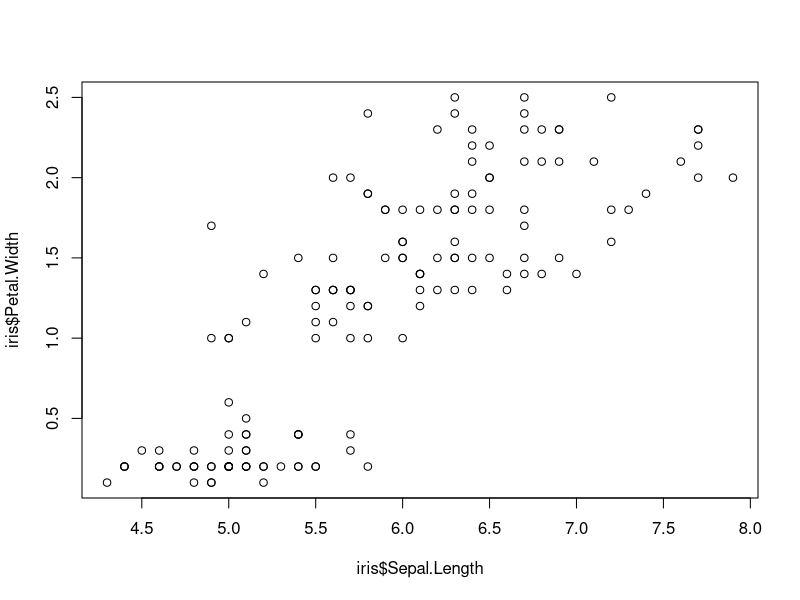
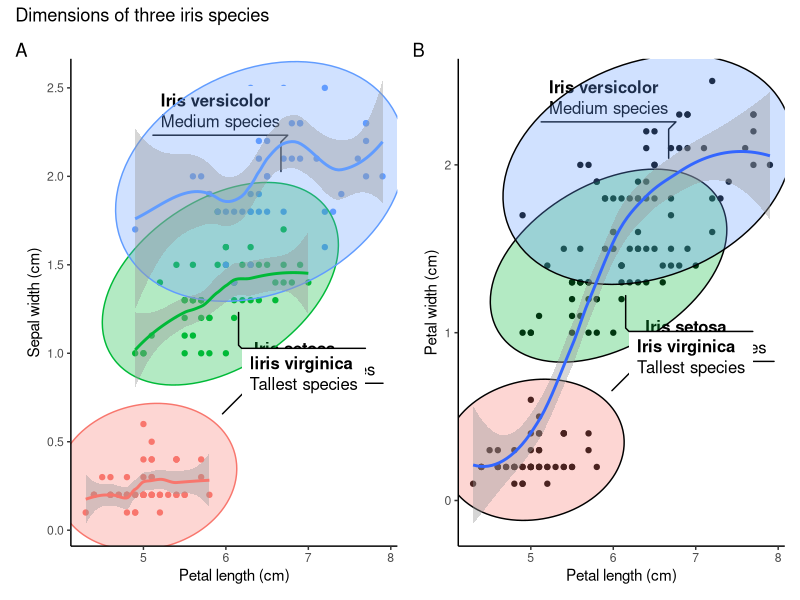
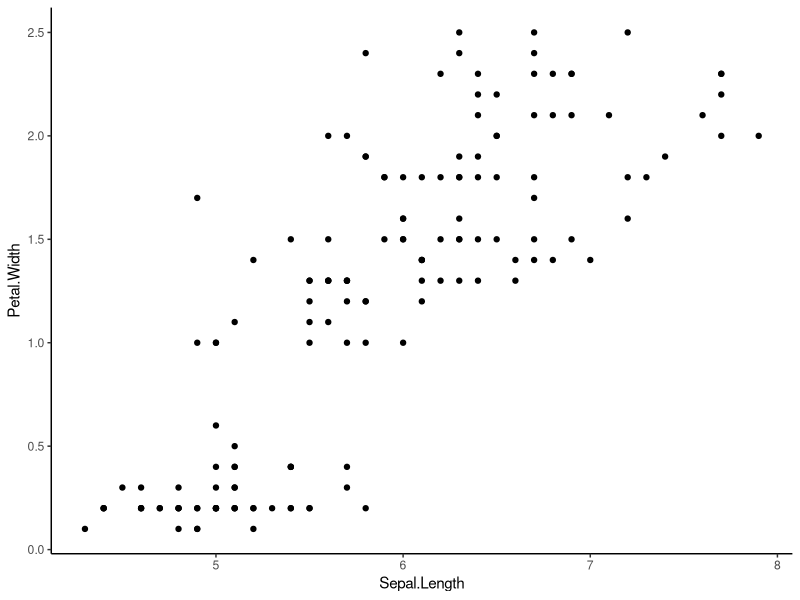
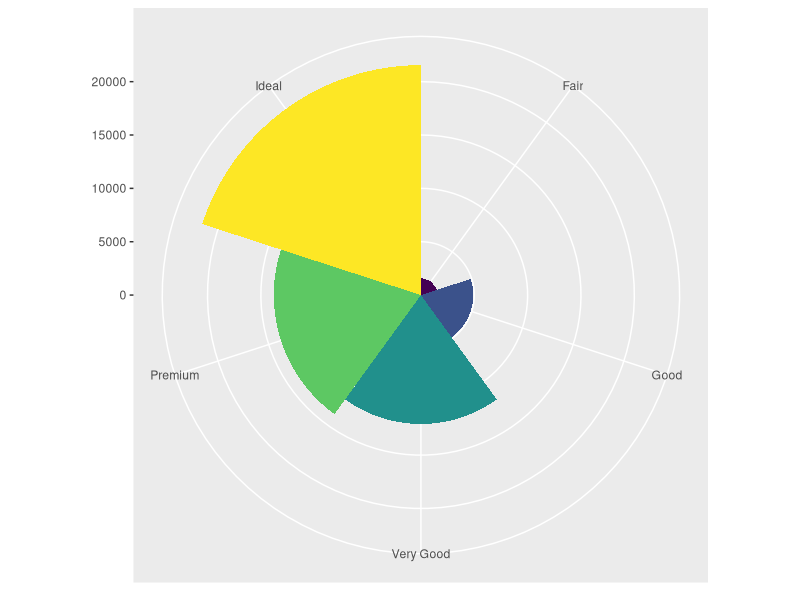
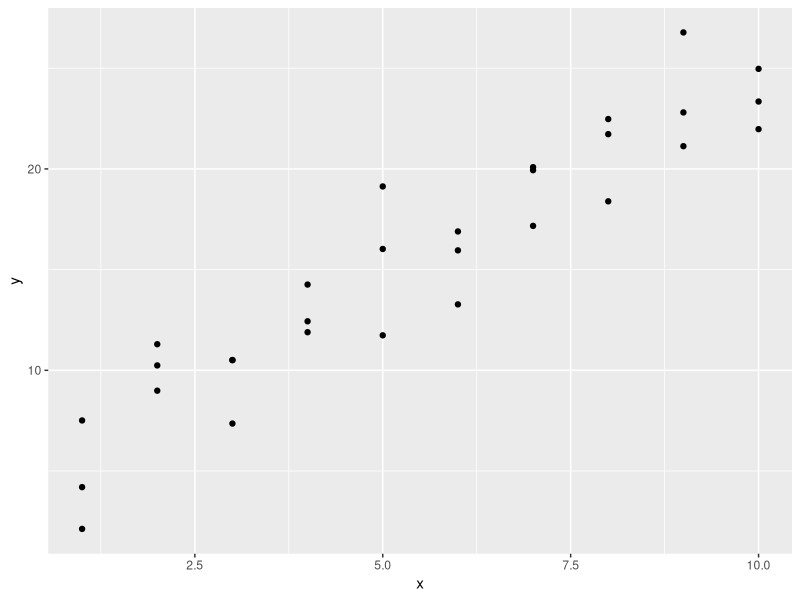
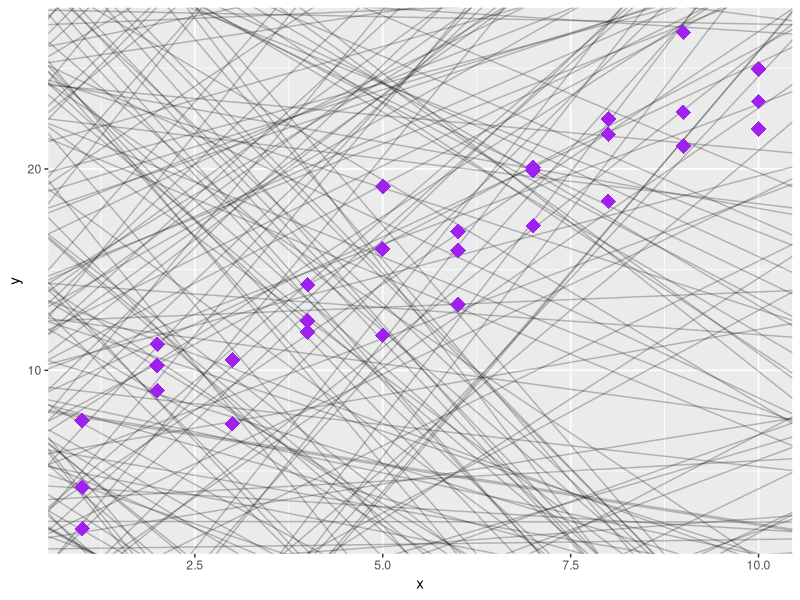

Write the R code that produced these figures, in order.
# IRIS PLOT ----

# I will use three packages

# install.packages("patchwork")
# install.packages("ggforce")
# install.packages("ggplot2")

# Let me load the packages using library() function.

library(patchwork)
library(ggforce)
library(ggplot2)
library(tidyverse)
library(modelr)

str(iris) # Checking the structure of the dataset. Returned in Console.

plot(iris$Sepal.Length, iris$Petal.Width) # Basic plot within the R base.

# Creating the first plot of the iris data.

separate_smooth <- ggplot(data = iris,    # Specifying the data to be plotted.
       mapping = aes(x = Sepal.Length,    # Stating the axes data.
                     y = Petal.Width,
                     color = Species)) +  # Ensuring points are colored by spp.
  geom_point() +                          # Deciding the plotting geometry.
  labs(x = "Petal length (cm)",           # Specifying the axes labels.
       y = "Sepal width (cm)") +
  geom_mark_ellipse(aes(fill = Species,   # Adding ellipses for the spps.
                        filter = Species == "setosa",
                        label = "Iris setosa",
                        description = "Shortest species")) +
  geom_mark_ellipse(aes(fill = Species,
                        filter = Species == "versicolor",
                        label = "Iris versicolor",
                        description = "Medium species")) +
  geom_mark_ellipse(aes(fill = Species,
                        filter = Species == "virginica",
                        label = "Iiris virginica",
                        description = "Tallest species")) +
  theme_classic() +                      # Having publication ready background.
  geom_smooth()                          # Adding smooth line around 95% level.

# In the above plot, having color within the aes() breakes the data into 
# species-wise groups. Meaning each species group will be smoothed separately.

uniform_smooth <- ggplot(data = iris,
                         mapping = aes(x = Sepal.Length,
                                       y = Petal.Width)) + # Note no color here.
  geom_point() +
  labs(x = "Petal length (cm)",
       y = "Petal width (cm)") +
  geom_mark_ellipse(aes(fill = Species,
                        filter = Species == "setosa",
                        label = "Iris setosa",
                        description = "Shortest species")) +
  geom_mark_ellipse(aes(fill = Species,
                        filter = Species == "versicolor",
                        label = "Iris versicolor",
                        description = "Medium species")) +
  geom_mark_ellipse(aes(fill = Species,
                        filter = Species == "virginica",
                        label = "Iris virginica",
                        description = "Tallest species")) +
  theme_classic() +
  geom_smooth()

# Avoiding the color parameter in the aes() ensures all species are considered
# together in the subsequent layers arguments. No grouping by species.

# Patchwork package allows for addition of two plots by their object names.
# The addition is so simple, just relying on the plus (+) operator.

combined_plots <- separate_smooth + uniform_smooth # Adding plots.

# Now I want to give the plots title and tags or labels to identify them

combined_plots_labeled <- combined_plots +
  plot_annotation(
    title = "Dimensions of three iris species", # Title of both plots.
    tag_levels = "A" # Indicates that the plots will be labelled A, B, C etc.
  ) # This makes the first plot to be A and the next to be B. Checking on 
# documentation will help know more arguments in this function.

# Now I want to remove the legends since the species labels are visible

combined_plots_labeled_no_legend <- combined_plots_labeled &
  theme(legend.position = "none") # Removes legends from the plots.

combined_plots_labeled_no_legend # This will print out the final product.

# Showing that in ggplot2 we can use & instead of plus (+)
library(ggplot2)
attach(iris)

ggplot(data = iris, mapping = aes(x = Sepal.Length, y = Petal.Width)) +
  geom_point() +
  theme_classic()
head(iris)

# I think it has taken me a long time to know this.
# I used ggplot2:: so that I can be sure that the & is supported by ggplot2 and 
# not any other loaded packages such ggforce and patchwork.

ggplot(data = diamonds) +
  geom_bar(mapping = aes(x = cut, fill = cut), show.legend = FALSE, width = 1) +
  theme(aspect.ratio = 1) +
  labs(x = NULL, y = NULL) +
  coord_polar() # coord_flip() can also work well with the data depending on need.
  
# Cool/crazy plot with modelr 

library(modelr)
options(na.action = na.warn)

ggplot(data = sim1, mapping = aes(x = x, y = y)) +
  geom_point() # There is some visible correlation between the variables

models <- tibble(
  a1 = runif(250, -20, 40),
  a2 = runif(250, -5, 5)
)

ggplot(data = sim1, mapping = aes(x = x, y =y)) +
  geom_abline(mapping = aes(intercept = a1, slope = a2),
              data = models, alpha = 1/4) +
  geom_point(col = 'purple', pch = 18, size = 5)
